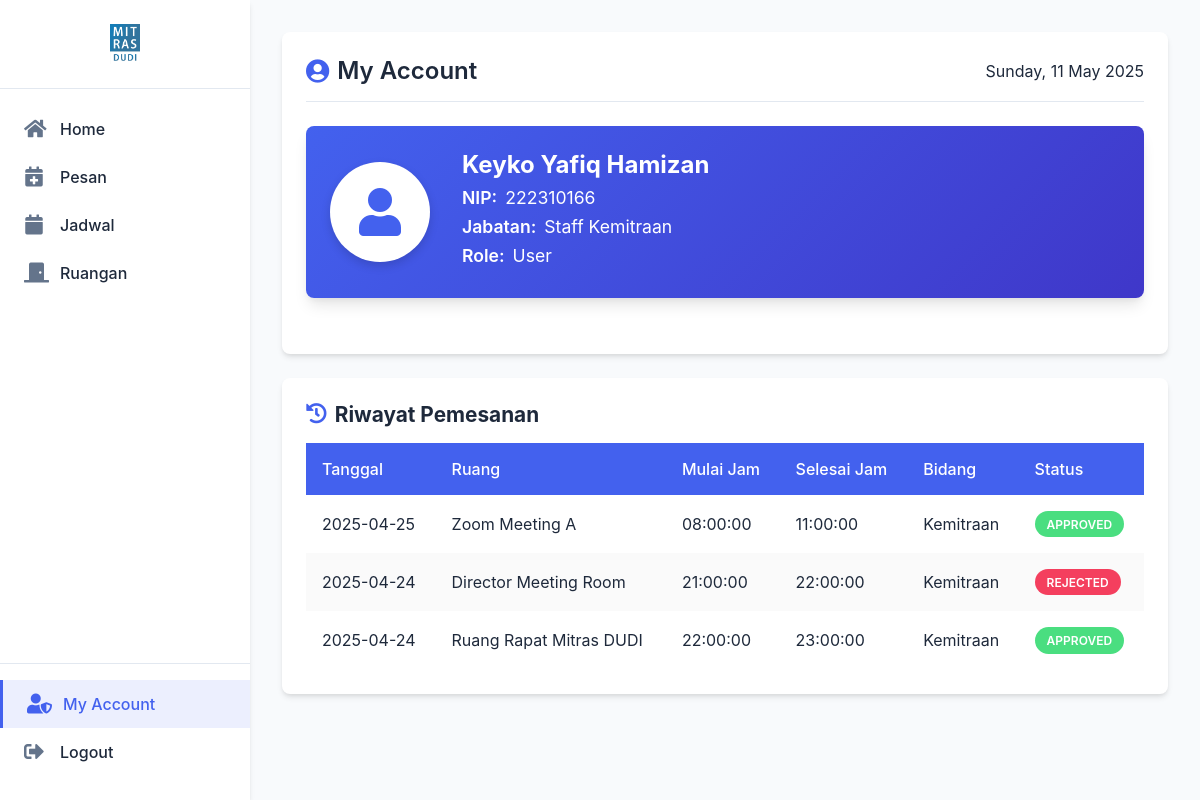
Page /user_akun.php (signed in) on the committed database.
### tables this page shows
CREATE TABLE `users` (
  `id` int(11) NOT NULL,
  `nip` varchar(20) NOT NULL,
  `nama` varchar(100) NOT NULL,
  `jabatan` varchar(200) NOT NULL,
  `password` varchar(255) NOT NULL,
  `role` enum('Admin','User') NOT NULL,
  `is_admin` tinyint(1) DEFAULT 0
);

CREATE TABLE `bookings` (
  `id` int(11) NOT NULL,
  `room` varchar(255) NOT NULL,
  `date` date NOT NULL,
  `time_start` time NOT NULL,
  `time_end` time NOT NULL,
  `field` varchar(255) NOT NULL,
  `user_id` int(11) NOT NULL,
  `status` enum('Pending','Approved','Rejected','Expired') DEFAULT 'Pending',
  `activity` text DEFAULT NULL
);

### user_akun.php (the view, shortened to what this page needs)
<?php
$host = 'localhost';
$db = 'projek_ruangan';
$user = 'root';
$pass = '';
try {
    $pdo = new PDO("mysql:host=$host;dbname=$db", $user, $pass);
    $pdo->setAttribute(PDO::ATTR_ERRMODE, PDO::ERRMODE_EXCEPTION);
} catch (PDOException $e) {
    die("Koneksi ke database gagal: " . $e->getMessage());
}
$user_id = $_SESSION['user_id'];
$stmtUser = $pdo->prepare("SELECT nip, nama, jabatan, role FROM users WHERE id = ?");
$stmtUser->execute([$user_id]);
$userData = $stmtUser->fetch(PDO::FETCH_ASSOC);
$stmtHistory = $pdo->prepare("SELECT date, room, time_start, time_end, field, status FROM bookings WHERE user_id = ? ORDER BY date DESC");
$stmtHistory->execute([$user_id]);
$bookingHistory = $stmtHistory->fetchAll(PDO::FETCH_ASSOC);
$current_date = date('l, d F Y');
?>
<!DOCTYPE html>
<html lang="id">
<head>
    <link href='https://unpkg.com/boxicons@2.1.4/css/boxicons.min.css' rel='stylesheet'>
    <link rel="stylesheet" href="https://cdnjs.cloudflare.com/ajax/libs/font-awesome/5.15.3/css/all.min.css">
</head>
<body>
    <div class="sidebar">
        <div class="logo-area">
            <img src="gambar/LOGO 1 MITRAS.jpg" alt="Logo">
        </div>
        <a href="user_home.php">
            <i class="fas fa-home"></i> <span>Home</span>
        </a>
        <a href="user_pesan.php">
            <i class="fas fa-calendar-plus"></i> <span>Pesan</span>
        </a>
        <a href="user_jadwal.php">
            <i class="fas fa-calendar"></i> <span>Jadwal</span>
        </a>
        <a href="user_ruang.php">
            <i class="fas fa-door-closed"></i> <span>Ruangan</span>
        </a>
        <div class="bottom-links">
            <a href="user_akun.php" class="active">
                <i class="fas fa-user-shield"></i> <span>My Account</span>
            </a>
            <a href="logout.php" onclick="return confirmLogout();">
                <i class="fas fa-sign-out-alt"></i> <span>Logout</span>
            </a>
        </div>
    </div>
    <div class="main-admin">
        <div class="container-admin">
            <div class="page-header">
                <h2><i class="fas fa-user-circle"></i> My Account</h2>
                <span><?php echo $current_date; ?></span>
            </div>
            <div class="profile-card">
                <div class="profile-icon">
                    <i class="fas fa-user"></i>
                </div>
                <div class="profile-details">
                    <h3><?php echo htmlspecialchars($userData['nama']); ?></h3>
                    <p><span>NIP:</span><?php echo htmlspecialchars($userData['nip']); ?></p>
                    <p><span>Jabatan:</span><?php echo htmlspecialchars($userData['jabatan']); ?></p>
                    <p><span>Role:</span><?php echo htmlspecialchars($userData['role']); ?></p>
                </div>
            </div>
        </div>
        <div class="container-admin">
            <div class="history-section">
                <h3><i class="fas fa-history"></i> Riwayat Pemesanan</h3>
                <div class="table-responsive">
                    <table>
                        <thead>
                            <tr>
                                <th>Tanggal</th>
                                <th>Ruang</th>
                                <th>Mulai Jam</th>
                                <th>Selesai Jam</th>
                                <th>Bidang</th>
                                <th>Status</th>
                            </tr>
                        </thead>
                        <tbody>
                            <?php if (count($bookingHistory) > 0): ?>
                                <?php foreach ($bookingHistory as $booking): ?>
                                    <tr>
                                        <td><?php echo htmlspecialchars($booking['date']); ?></td>
                                        <td><?php echo htmlspecialchars($booking['room']); ?></td>
                                        <td><?php echo htmlspecialchars($booking['time_start']); ?></td>
                                        <td><?php echo htmlspecialchars($booking['time_end']); ?></td>
                                        <td><?php echo htmlspecialchars($booking['field']); ?></td>
                                        <td>
                                            <?php if ($booking['status'] == 'Approved'): ?>
                                                <span class="badge approved">Approved</span>
                                            <?php elseif ($booking['status'] == 'Rejected'): ?>
                                                <span class="badge rejected">Rejected</span>
                                            <?php else: ?>
                                                <span class="badge pending">Pending</span>
                                            <?php endif; ?>
                                        </td>
                                    </tr>
                                <?php endforeach; ?>
                            <?php else: ?>
                                <tr>
                                    <td colspan="6" style="text-align: center;">Belum ada riwayat pemesanan</td>
                                </tr>
                            <?php endif; ?>
                        </tbody>
                    </table>
                </div>
            </div>
        </div>
    </div>
</body>
</html>

### user_akun.php (style rules this page uses)
:root { --primary-color: #4361ee; --secondary-color: #3f37c9; --accent-color: #4cc9f0; --success-color: #4ade80; --danger-color: #f43f5e; --warning-color: #facc15; --info-color: #60a5fa; --background-color: #f8fafc; --card-color: #ffffff; --text-dark: #1e293b; --text-light: #64748b; --border-color: #e2e8f0; --shadow-sm: 0 1px 2px 0 rgba(0, 0, 0, 0.05); --shadow: 0 4px 6px -1px rgba(0, 0, 0, 0.1), 0 2px 4px -1px rgba(0, 0, 0, 0.06); --shadow-md: 0 10px 15px -3px rgba(0, 0, 0, 0.1), 0 4px 6px -2px rgba(0, 0, 0, 0.05); --shadow-lg: 0 20px 25px -5px rgba(0, 0, 0, 0.1), 0 10px 10px -5px rgba(0, 0, 0, 0.04); --sidebar-width: 250px; --header-height: 60px; --border-radius: 8px; --transition-speed: 0.3s; }
* { margin: 0; padding: 0; box-sizing: border-box; font-family: 'Inter', 'Segoe UI', Arial, sans-serif; }
body { background-color: var(--background-color); color: var(--text-dark); display: flex; min-height: 100vh; overflow-x: hidden; }
.sidebar { width: var(--sidebar-width); background-color: var(--card-color); box-shadow: var(--shadow); padding: 1.5rem 0; position: fixed; height: 100vh; display: flex; flex-direction: column; transition: all var(--transition-speed) ease; z-index: 100; }
.logo-area { padding: 0 1.5rem 1.5rem 1.5rem; display: flex; align-items: center; justify-content: center; border-bottom: 1px solid var(--border-color); margin-bottom: 1rem; }
.logo-area img { height: 40px; }
.sidebar a { padding: 0.875rem 1.5rem; text-decoration: none; color: var(--text-dark); font-weight: 500; display: flex; align-items: center; transition: all var(--transition-speed) ease; position: relative; }
.sidebar a i { margin-right: 1rem; font-size: 1.25rem; width: 1.25rem; text-align: center; color: var(--text-light); transition: all var(--transition-speed) ease; }
.sidebar a.active { background-color: rgba(67, 97, 238, 0.1); border-left: 3px solid var(--primary-color); color: var(--primary-color); }
.sidebar a.active i { color: var(--primary-color); }
.bottom-links { margin-top: auto; border-top: 1px solid var(--border-color); padding-top: 1rem; }
.main-admin { flex: 1; margin-left: var(--sidebar-width); padding: 2rem; }
.container-admin { background-color: var(--card-color); border-radius: var(--border-radius); box-shadow: var(--shadow); padding: 1.5rem; margin-bottom: 1.5rem; }
.page-header { display: flex; justify-content: space-between; align-items: center; margin-bottom: 1.5rem; padding-bottom: 1rem; border-bottom: 1px solid var(--border-color); }
.page-header h2 { font-size: 1.5rem; font-weight: 600; color: var(--text-dark); display: flex; align-items: center; gap: 0.5rem; }
.page-header h2 i { color: var(--primary-color); }
.profile-card { display: flex; align-items: center; gap: 2rem; padding: 1.5rem; background: linear-gradient(135deg, var(--primary-color), var(--secondary-color)); border-radius: var(--border-radius); color: white; margin-bottom: 2rem; box-shadow: var(--shadow-md); animation: fadeIn 0.5s ease; }
.profile-icon { width: 100px; height: 100px; background: white; border-radius: 50%; display: flex; align-items: center; justify-content: center; color: var(--primary-color); font-size: 3rem; box-shadow: 0 4px 10px rgba(0, 0, 0, 0.15); }
.profile-details { flex: 1; }
.profile-details h3 { font-size: 1.5rem; margin-bottom: 0.5rem; }
.profile-details p { margin: 0.5rem 0; font-size: 1.1rem; }
.profile-details p span { font-weight: 600; margin-right: 0.5rem; }
.history-section h3 { font-size: 1.3rem; margin-bottom: 1rem; color: var(--text-dark); display: flex; align-items: center; gap: 0.5rem; }
.history-section h3 i { color: var(--primary-color); }
table { width: 100%; border-collapse: collapse; margin-top: 1rem; }
table th, table td { padding: 1rem; text-align: left; }
table th { background-color: var(--primary-color); color: white; font-weight: 500; }
table tr:nth-child(even) { background-color: rgba(0, 0, 0, 0.02); }
table tr { transition: all var(--transition-speed) ease; }
.badge { display: inline-block; padding: 0.35rem 0.75rem; border-radius: 9999px; font-size: 0.75rem; font-weight: 600; text-transform: uppercase; }
.badge.approved { background-color: var(--success-color); color: white; }
.badge.rejected { background-color: var(--danger-color); color: white; }

### rows in the picture
users: nama "Keyko Yafiq Hamizan", nip "222310166", jabatan "Staff Kemitraan", role "User"
bookings: date "2025-04-25", room "Zoom Meeting A", time_start "08:00:00", time_end "11:00:00", field "Kemitraan", status "APPROVED"
bookings: date "2025-04-24", room "Director Meeting Room", time_start "21:00:00", time_end "22:00:00", field "Kemitraan", status "REJECTED"
bookings: date "2025-04-24", room "Ruang Rapat Mitras DUDI", time_start "22:00:00", time_end "23:00:00", field "Kemitraan", status "APPROVED"
